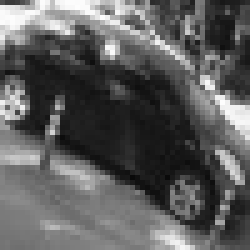
#> input picture PCA/hatchback/PIC_0.jpg, 50 x 50 px, found by its file name (shown 5 times larger); its folder holds 5 pictures in this run
$ python fourier.py   (Python 2 division)
#> lines starting #> are read from the running program, lines starting #| are printed output that depends on the picture
import cv2
import os
import numpy as np
import matplotlib.pyplot as plt

#Generative AI (Chat GPT and GitHub copilot) was used to help explain and complete this part of the assignment

#Dataset used: Vehicle type recognition dataset
folder_path = "C:/Users/morom/Documents/git repos/datadrevet/assignment 2/IT3212-Assignment-2/Fourier/r7bthvstxw-1/hatchback"

#load images to grayscale, save
#imageList = []
#for filename in os.listdir(folder_path):
#    img_path = os.path.join(folder_path, filename)
#    image = cv2.imread(img_path)
#    gray_image = cv2.cvtColor(image, cv2.COLOR_BGR2GRAY)
    #Don't resize for now


#1.
#Load a grayscale image and apply the 2D Discrete Fourier Transform (DFT) to it. Visualize
#the original image and its frequency spectrum (magnitude). Submit the images, and
#explanation.
single_image = cv2.imread("Fourier/r7bthvstxw-1/hatchback/PIC_0.jpg", cv2.IMREAD_GRAYSCALE)
#> single_image is the input picture: shape (50, 50); min 9, max 253, mean 93.1
#Using https://docs.opencv.org/4.x/d8/d01/tutorial_discrete_fourier_transform.html
# and https://docs.opencv.org/4.x/de/dbc/tutorial_py_fourier_transform.html
#As a source here, making some changes where needed
#DFT, assuming we are allowed to use cv2.dft :)))
dft = cv2.dft(np.float32(single_image), flags=cv2.DFT_COMPLEX_OUTPUT)
dft_shift = np.fft.fftshift(dft)
#Compute the frequency spectrum (magnitude)
mag_spectrum = 20*np.log(cv2.magnitude(dft_shift[:,:,0], dft_shift[:,:,1]))
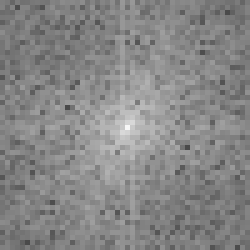
#> mag_spectrum: shape (50, 50) float32 (shown 5 times larger); min 74.82, max 247.1, mean 134.9
plt.figure(figsize=(12, 6))
plt.subplot(121), plt.imshow(single_image, cmap='gray')
plt.title('Original Image')
plt.subplot(122), plt.imshow(mag_spectrum, cmap='gray')
plt.title('Magnitude Spectrum')
plt.show()
#We get a pretty bad resolution, but the point comes across, rescale as needed

#2.
# Implement a low-pass filter in the frequency domain to remove high-frequency noise from
# an image. Compare the filtered image with the original image. Submit images, and analysis
# of the results.
rows, cols = single_image.shape
#> rows = 50; cols = 50
crow, ccol = rows//2, cols//2
#> crow = 25; ccol = 25
#mask, we are going with a 3x3 kernel with equal weighting

mask = np.zeros((rows, cols, 2), np.float32)
mask[crow-30:crow+30, ccol-30:ccol+30] = 1
# Remember to write about the different kernels in the report, and effects
# DOES NOT: Looks like this
# [1/9 1/9 1/9]
# [1/9 1/9 1/9]
# [1/9 1/9 1/9]
# EDIT: this kernel is bad, trying
# [1/16 1/8 1/16]
# [1/8 1/4 1/8]
# [1/16 1/8 1/16]
# EDIT: this kernel is also bad, trying
# [1/10 1/5 1/10]
# [1/5 1/2 1/5]
# [1/10 1/5 1/10]
# EDIT: All are bad, using from https://docs.opencv.org/4.x/de/dbc/tutorial_py_fourier_transform.html
# Source: https://www.nv5geospatialsoftware.com/docs/LowPassFilter.html
# AND: IDATG2206 lectures (2023, Spring)

#apply the mask and inverse DFT
fshift = dft_shift*mask
f_ishift = np.fft.ifftshift(fshift)
img_back = cv2.idft(f_ishift)
#img_back = cv2.magnitude(img_back[:,:,0],img_back[:,:,1])
#show frequency spectrum (magnitude) of the filtered image
# Compute the magnitude spectrum of img_back
img_back_magnitude = cv2.magnitude(img_back[:,:,0], img_back[:,:,1])
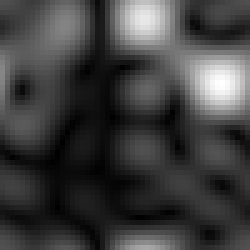
#> img_back_magnitude: shape (50, 50) float32 (shown 5 times larger); min 10.95, max 8766.1, mean 2189; drawn with min black and max white

# Perform the Discrete Fourier Transform (DFT)
dft_img_back = cv2.dft(np.float32(img_back_magnitude), flags=cv2.DFT_COMPLEX_OUTPUT)

# Shift the zero-frequency component to the center of the spectrum
dft_shift_img_back = np.fft.fftshift(dft_img_back)

# Compute the magnitude spectrum of the shifted DFT
mag_spectrum_img_back = 20 * np.log(cv2.magnitude(dft_shift_img_back[:,:,0], dft_shift_img_back[:,:,1]))
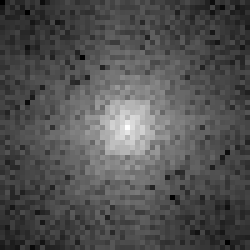
#> mag_spectrum_img_back: shape (50, 50) float32 (shown 5 times larger); min 70.19, max 310.3, mean 147.3; drawn with min black and max white

plt.subplot(121), plt.imshow(mag_spectrum_img_back, cmap='gray')
plt.title('Magnitude Spectrum of lowpass filtered image')
plt.show()

plt.figure(figsize=(12, 6))
plt.subplot(121), plt.imshow(single_image, cmap='gray')
plt.title('Original Image')
plt.subplot(122), plt.imshow(cv2.magnitude(img_back[:,:,0],img_back[:,:,1]), cmap='gray')
plt.title('Low-pass Filtered Image')
plt.show()
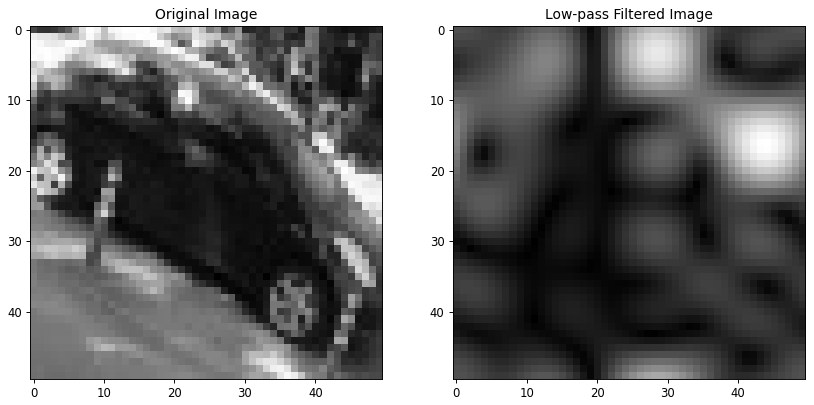
#> figure drawn by matplotlib, 2 panels
#todo: Lowpass filter

#3.
# Implement a high-pass filter to enhance the edges in an image. Visualize the filtered image
# and discuss the effects observed. Submit images, and explanation.
hi_dft = np.fft.fft2(single_image)
hi_fshift = np.fft.fftshift(hi_dft)
hi_fshift[crow-30:crow+30, ccol-30:ccol+30] = 0
f_ishift = np.fft.ifftshift(hi_fshift)
img_back = 0
img_back = np.fft.ifft2(f_ishift)
img_back = np.real(img_back)
#display magnitude spectrum of the high-pass filtered image
dft_img_back2 = cv2.dft(np.float32(img_back), flags=cv2.DFT_COMPLEX_OUTPUT)
dft_shift_img_back2 = np.fft.fftshift(dft_img_back2)

# Compute the magnitude spectrum of the shifted DFT
mag_spectrum_img_back2 = 20 * np.log(cv2.magnitude(dft_shift_img_back2[:,:,0], dft_shift_img_back2[:,:,1]))

plt.subplot(121), plt.imshow(mag_spectrum_img_back2, cmap='gray')
plt.title('Magnitude Spectrum of highpass filtered image')
plt.show()


# TODO: Fix this....
plt.figure(figsize=(12, 6))
plt.subplot(121), plt.imshow(single_image, cmap='gray')
plt.title('Original Image')
plt.subplot(122), plt.imshow(img_back, cmap='gray')
plt.title('High-pass Filtered Image')
plt.show()

#4.
# Implement an image compression technique using Fourier Transform by selectively keeping
# only a certain percentage of the Fourier coefficients. Evaluate the quality of the
# reconstructed image as you vary the percentage of coefficients used. Submit the images,
# and your observations on image quality and compression ratio.
percentages = [0.01, 0.10, 0.25, 0.50]

def compressImage(image, percentage):
    dft = np.fft.fft2(image)
    sort_magnitudes = np.sort(np.abs(dft.reshape(-1)))

    thres_index = int(np.floor((1-percentage)*len(sort_magnitudes)))
    threshold = sort_magnitudes[thres_index]

    dft_compressed = dft * (np.abs(dft) > threshold)

    compressed_image = np.fft.ifft2(dft_compressed)
    compressed_image = np.real(compressed_image)

    return compressed_image
"""""
plt.figure(figsize=(12, 12))
for i, percentage in enumerate(percentages):
    compressed_image = compressImage(single_image, percentage)
    #save compressed images
    cv2.imwrite(f'compressed_image_{percentage}.jpg', compressed_image)
    plt.subplot(2, 2, i+1)
    plt.imshow(compressed_image, cmap='gray')
    plt.title(f'Compressed Image\nPercentage: {percentage*100}%')
plt.show()
"""""
#show magnitudes of the compressed images
plt.figure(figsize=(12, 12))
for i, percentage in enumerate(percentages):
    compressed_image = compressImage(single_image, percentage)
    compressed_dft = cv2.dft(np.float32(compressed_image), flags=cv2.DFT_COMPLEX_OUTPUT)
    compressed_dft_shift = np.fft.fftshift(compressed_dft)
    mag_spectrum_compressed = 20*np.log(cv2.magnitude(compressed_dft_shift[:,:,0], compressed_dft_shift[:,:,1]))
    plt.subplot(2, 2, i+1)
    plt.imshow(mag_spectrum, cmap='gray')
    plt.title(f'Magnitude Spectrum\nPercentage: {percentage*100}%')
#> this loop made 4 passes
#> (thres_index in compressImage, threshold in compressImage) on passes 1 to 4: (2475, 13131.2), (2250, 2767.9), (1875, 1461.4), (1250, 805.3)
#> pass 1, in compressImage, `compressed_image = np.real(compressed_image)`:
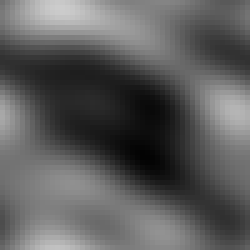
#> compressed_image: shape (50, 50) float64 (shown 5 times larger); min 3.37, max 204.6, mean 93.1
#> pass 1, `mag_spectrum_compressed = 20*np.log(cv2.magnitude(compressed_dft_shift..`:
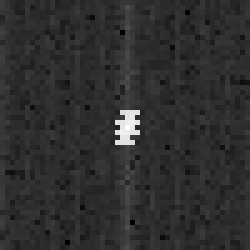
#> mag_spectrum_compressed: shape (50, 50) float32 (shown 5 times larger); 0.08% of the values are NaN or infinite; the others: min -257, max 247.1, mean -163.9; drawn with min black, max white, NaN and infinite black
#> after the loop:
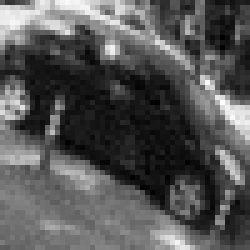
#> compressed_image: shape (50, 50) float64 (shown 5 times larger); min 4.9, max 265.8, mean 93.1; drawn with min black and max white
plt.show()
"""
#5% compression ratio imgage
compressed_image_five = compressImage(single_image, 0.05)
#write to file
cv2.imwrite('compressed_image_five.jpg', compressed_image_five)
plt.figure(figsize=(12, 6))
plt.subplot(121), plt.imshow(compressed_image_five, cmap='gray')
plt.title('Compressed Image\nPercentage: 5%')
plt.show()
"""


#Here i will submit the entire hatchback folder as an example
